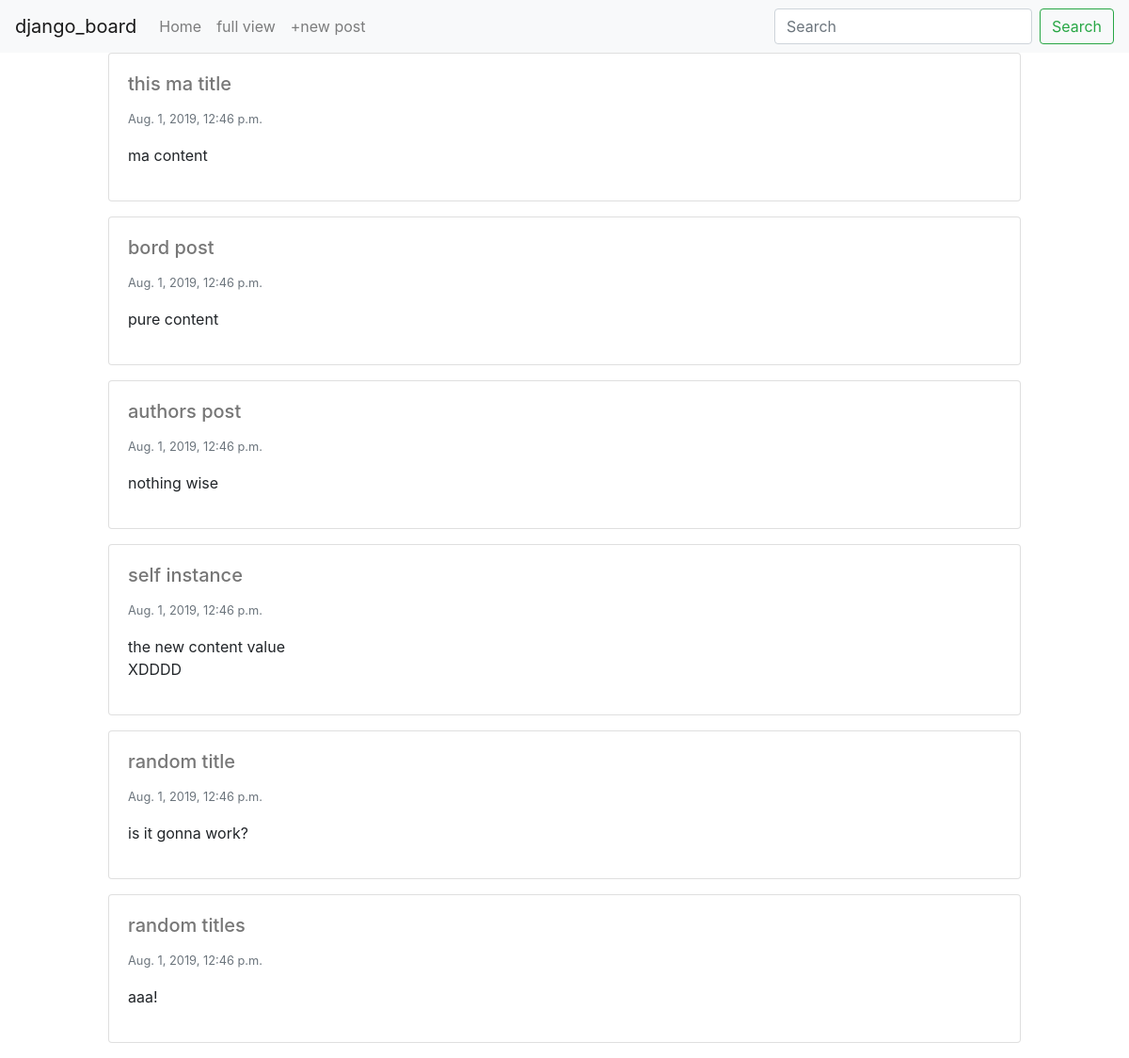
The app's page /board/, older data.
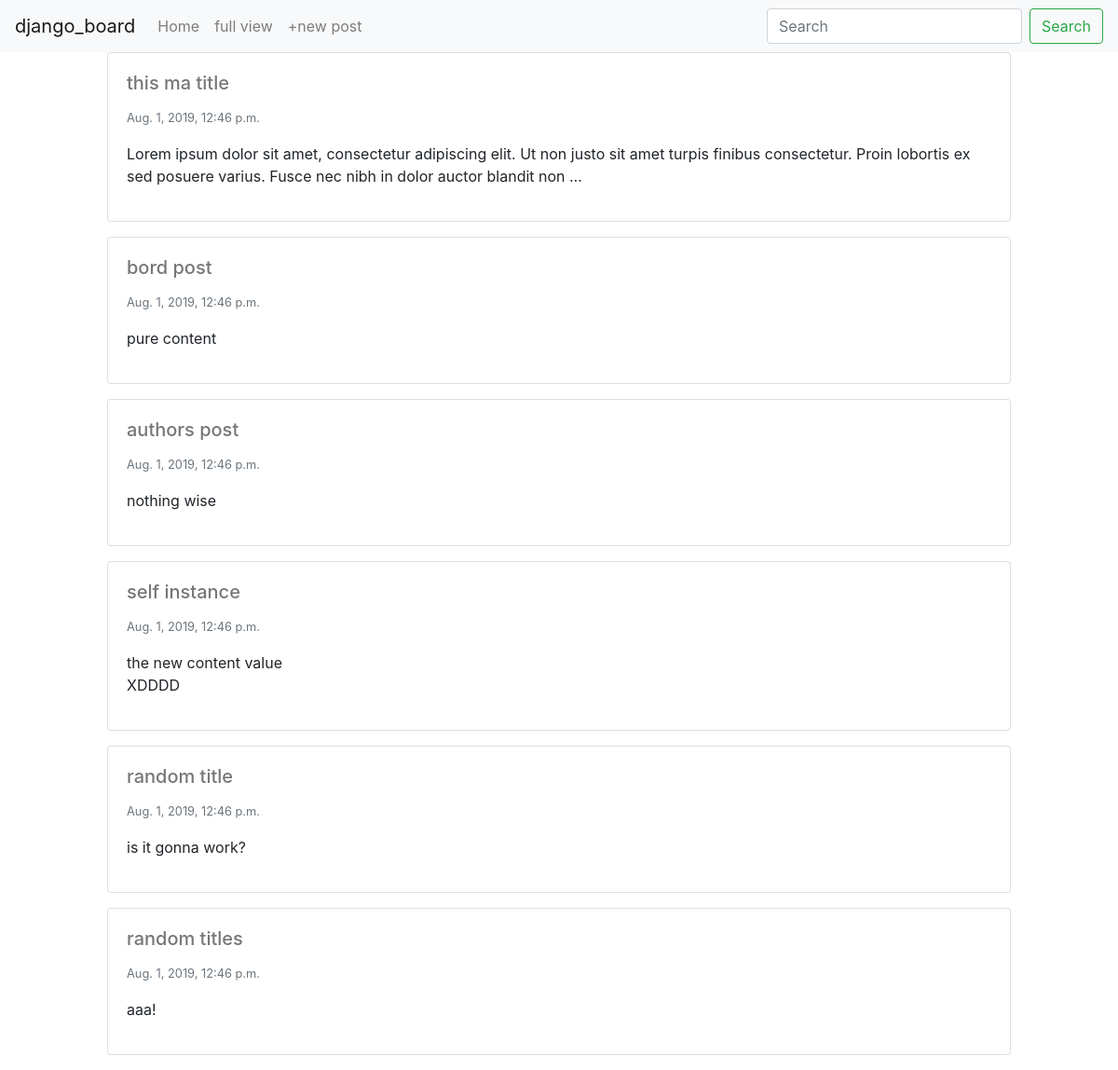
The same page, newer data.
### board/models.py (models this page shows, shortened)
class BoardPost(models.Model):
    user = models.ForeignKey(User, default=1, null=True, on_delete=models.SET_NULL)
    image = models.ImageField(upload_to='image/', blank=True, null=True)
    title = models.CharField(max_length=120)
    slug = models.SlugField(unique=True)
    content = models.TextField(null=True, blank=True)
    publish_date = models.DateTimeField(auto_now=False, auto_now_add=False, null=True, blank=True)
    timestamp = models.DateTimeField(auto_now=True)
    updated = models.DateTimeField(auto_now=True)
    objects = BoardPostManager()
    class Meta:
        ordering = ['-publish_date', '-updated', '-timestamp']
    def get_absolute_url(self):
        return f"/board/{self.slug}"

### board/views.py (the view)
# urls.py: path('', board_post_list_view),
def board_post_list_view(request):
    qs = BoardPost.objects.all().published() #queryset - list of python obj
    if request.user.is_authenticated:
        my_qs = BoardPost.objects.filter(user=request.user)
        qs = (qs | my_qs).distinct()
    template_name = 'board/list.html'
    context = {'object_list': qs}
    return render(request, template_name, context)

### board/models.py (called while the page is built)
    def published(self):
        now = timezone.now()
        return self.filter(publish_date__lte=now)

    def get_queryset(self):
         return BlogPostQueryset(self.model, using=self._db)

### board/templates/board/list.html
 {% extends 'base.html' %}
{% block content %}
<div class="row">
    {% for object in object_list %}
        {% include 'board/list-inline.html' with blog_post=object truncate=True detail=False %}
    {% endfor %}
</div>
{% endblock  %}

### board/templates/board/list-inline.html (shortened to what this page needs)
<div class="col-12 col-md-10 mb-3 mx-auto">
    <div class="card {% if not blog_post.publish_date  %} border border-warning {% endif %}">
        <div class="card-body">
            {% if not detail%}
            <a href='{{ blog_post.get_absolute_url }}' style="color: rgb(119, 119, 119);">
                <h5 class="card-title">{{ blog_post.title }}</h5>
            </a>
            {% else %}
                <h5 class="card-title">{{ blog_post.title }}</h5>
                {% if blog_post.image %}
                    <img src="{{ blog_post.image.url }}" class="card-img-top" />
                {% endif %}
            {% endif %}
            <p class="card-text">
                <small class="text-muted">{{ blog_post.publish_date }}</small>
                {% if truncate %}
                    {{ blog_post.content|linebreaks|truncatewords:30 }}
                {% else %}
                    {{ blog_post.content|linebreaks }}
                {% endif %}
            </p>
        </div>
    </div>
</div>

Row changes from the older to the newer data that the page shows:
changed BoardPost "this ma title": content "ma content" → "Lorem ipsum dolor sit amet, consectetur adipiscing elit. Ut non justo sit amet turpis finibus consectetur. Proin lobortis ex sed posuere varius. Fusce nec nibh in dolor auctor blandit non …"
